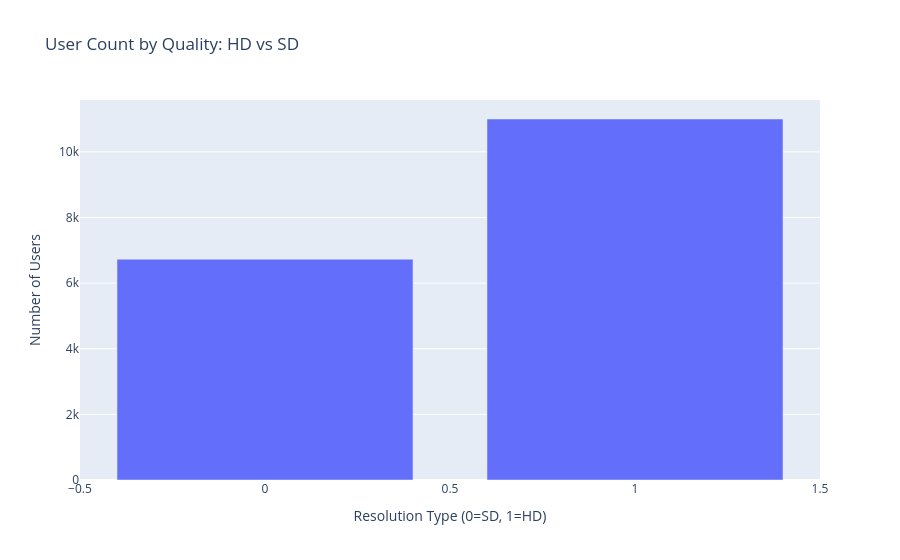

The notebook cell saved with this chart:
### Code cell
quality_df = df.groupby('hd').agg({'user_id_maped': 'nunique'}).reset_index()

fig_quality = px.bar(quality_df, x='hd', y='user_id_maped',
                     labels={'hd': 'Resolution Type (0=SD, 1=HD)', 'user_id_maped': 'Number of Users'},
                     title='User Count by Quality: HD vs SD')
fig_quality.show()

### Figure 1 — Plotly figure (JSON) as saved in the notebook; plotly's stock layout.template omitted (floating-point values rounded to 4 significant figures)
{"data": [{"hovertemplate": "Resolution Type (0=SD, 1=HD)=%{x}<br>Number of Users=%{y}<extra></extra>", "legendgroup": "", "marker": {"color": "#636efa", "pattern": {"shape": ""}}, "name": "", "orientation": "v", "showlegend": false, "textposition": "auto", "type": "bar", "x": [0, 1], "xaxis": "x", "y": [6728, 11000], "yaxis": "y"}], "layout": {"barmode": "relative", "legend": {"tracegroupgap": 0}, "title": {"text": "User Count by Quality: HD vs SD"}, "xaxis": {"anchor": "y", "domain": [0, 1], "title": {"text": "Resolution Type (0=SD, 1=HD)"}}, "yaxis": {"anchor": "x", "domain": [0, 1], "title": {"text": "Number of Users"}}}}
